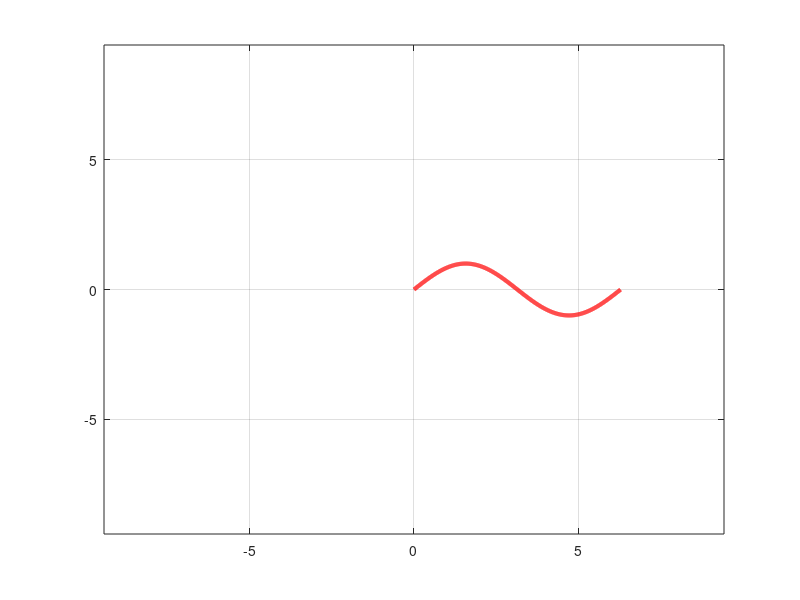

Reproduce this figure in MATLAB.
%Programa para realizar rotaciones con matrices de rotacion en 2D
%Primero se definen los datos y la fincion que se va a graficar y rotar
close all
clear all
clc
x = 0:0.01:2*pi;
y = sin(x);
%Se finjan los ejes x,y
axis([-3*pi 3*pi -3*pi 3*pi]);
%Se obtiene la grafica inicial
plot(x,y,'b','LineWidth',3);grid on;
%Se crea un vector con todos los datoy obtenidos y se agrega un vector de
%ceros correspondientes a la coordenada z
v = [x' y' zeros(size(x',1),1)];
%Se emplea un ciclo para realizar con ciertos incrementos la operaciones
%de rotacion con matriz de rotacion
for theta=0:0.02:2*pi
%Se obtiene la matriz de rotacion correspondiente a una rotacion
%respecto al eje z
R=[cos(theta),-sin(theta),0;sin(theta),cos(theta),0;0,0,1];
%Se aplica dicha matriz a los datos originales
vr = v*R';
%Se grafican los datos rotados
plot(vr(:,1),vr(:,2),'r','LineWidth',3)
axis([-3*pi 3*pi -3*pi 3*pi]);
grid on
pause(0.01)
end
for theta=0:0.02:2*pi
%Se obtiene la matriz de rotacion correspondiente a una rotacion
%respecto al eje z
R=[1,0,0;0,cos(theta),-sin(theta);0,sin(theta),cos(theta)];
%Se aplica dicha matriz a los datos originales
vr = v*R';
%Se grafican los datos rotados
plot(vr(:,1),vr(:,2),'r','LineWidth',3)
axis([-3*pi 3*pi -3*pi 3*pi]);
grid on
pause(0.01)
end